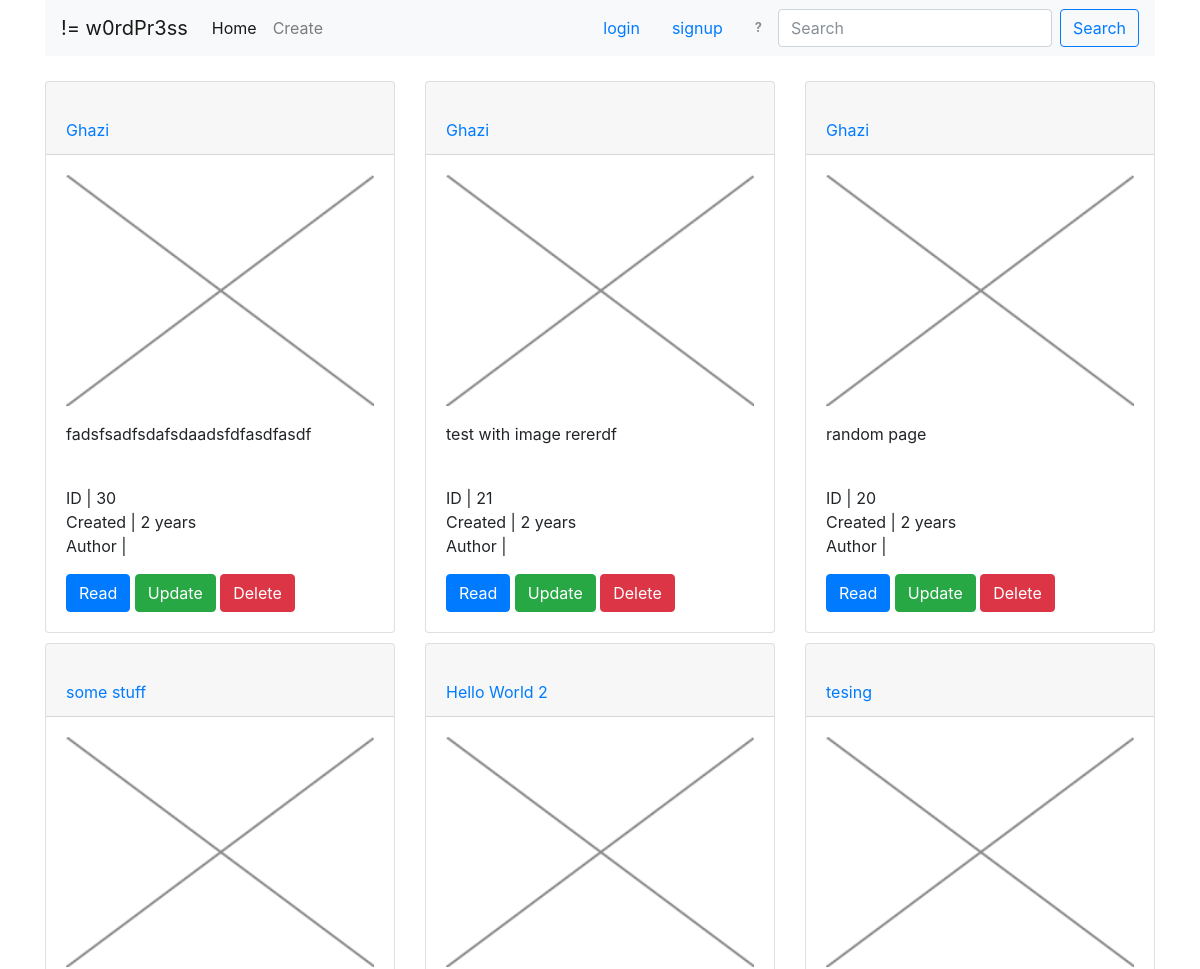
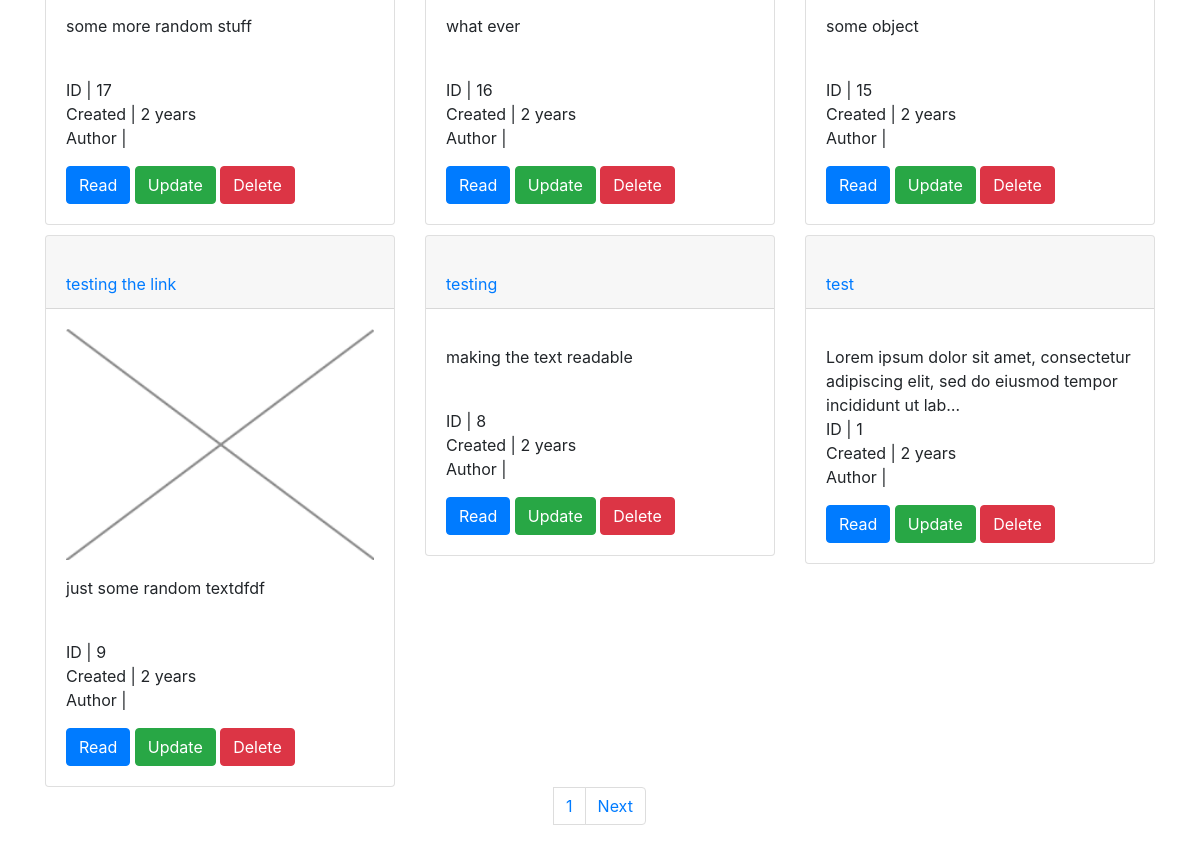
/posts/list/, run on an earlier commit of the app's database (2 pictures, top to bottom).
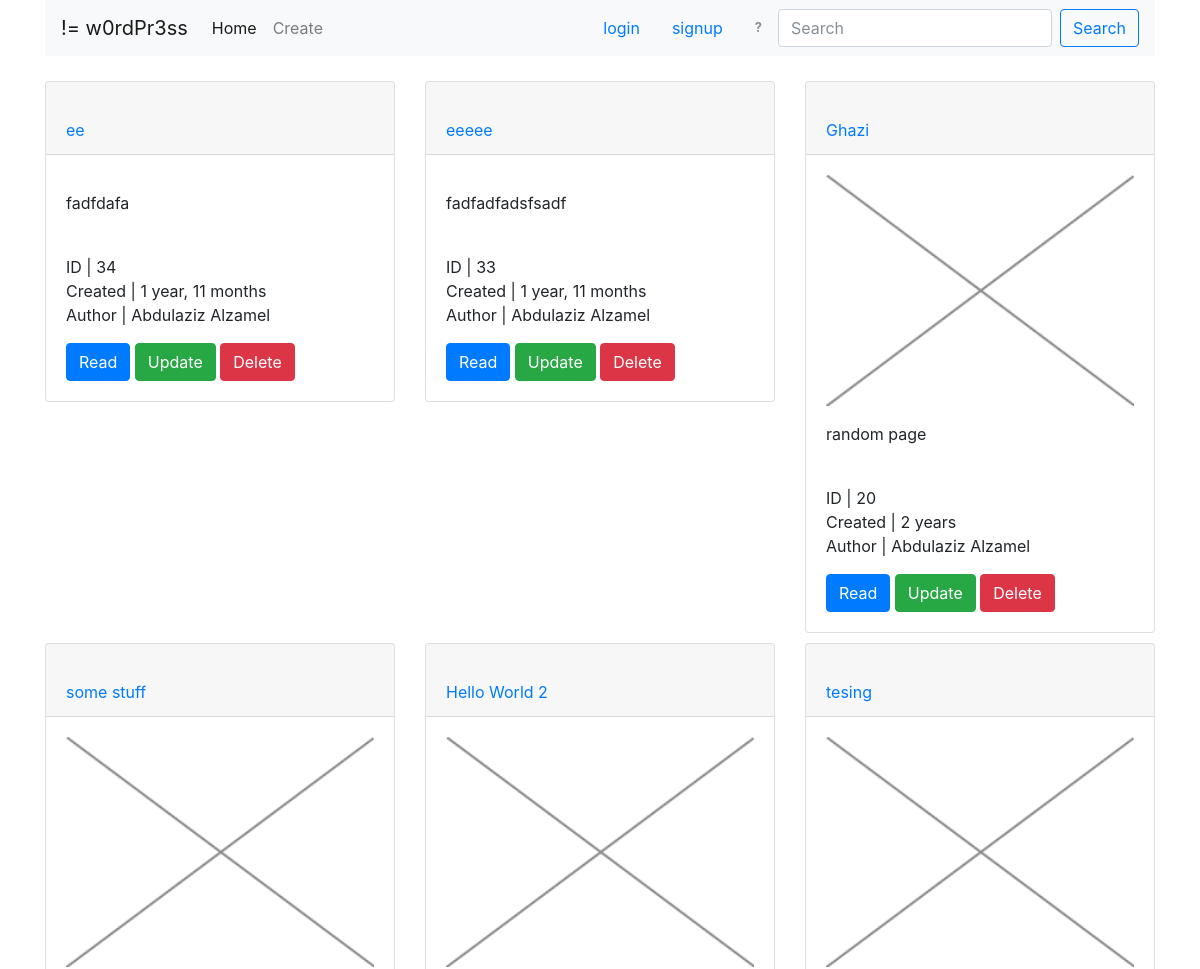
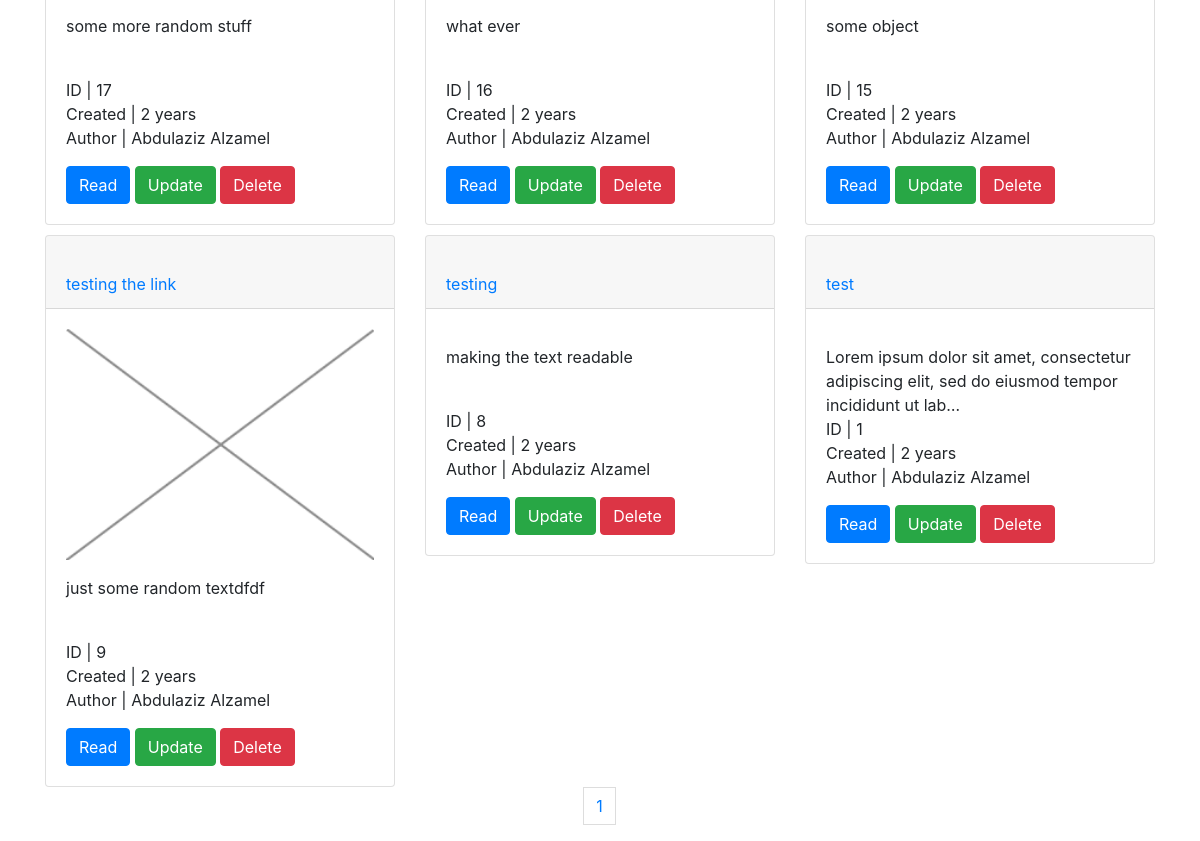
And on a later commit of the database (2 pictures, top to bottom).
### posts/models.py (models this page shows, shortened)
class Post(models.Model):
	title = models.CharField(max_length=255)
	author = models.ForeignKey(User, default=1)
	slug = models.SlugField(unique=True)
	content = models.TextField()
	updated = models.DateTimeField(auto_now=True)
	draft = models.BooleanField(default=False)
	publish_date = models.DateTimeField(auto_now=False, auto_now_add=False)
	timestamp = models.DateTimeField(auto_now_add=True)
	img = models.ImageField(null=True, blank=True, upload_to="post_images")
	def get_absolute_url(self):
		return reverse("posts:detail", kwargs={"post_slug":self.slug})
	class Meta:
		ordering = ['id']

### posts/views.py (the view, shortened to what this page needs)
def post_list(request):
	today = timezone.now()
	if request.user.is_staff:
		thelist  = Post.objects.all()
	else:
		thelist = Post.objects.filter(draft=False, publish_date__lte=today)
	query = request.GET.get('q')
	paginator = Paginator(thelist, 9)
	page = request.GET.get('page')
	try:
		thelist = paginator.page(page)
	except PageNotAnInteger:
		thelist = paginator.page(1)
	except EmptyPage:
		thelist = paginator.page(paginator.num_pages)
	context = {
		"post_items": thelist,
		"today": today,
	}
	return render(request, "post_list.html", context)

### posts/templates/post_list.html (shortened to what this page needs)
{% extends "base.html" %}
{% load crispy_forms_tags %}
{% block content %}
<div class="row">
	{% for x in post_items reversed %}
	<div class="col-sm-12 col-md-6 col-lg-4 item-mgn">
		<div class="card">
	  		<div class="card-header">
				<a href="{{x.get_absolute_url}}">
					<br> {{x.title}} </a>
			</div>
		  <div class="card-body">
				{% if x.img %}
					<img src="{{x.img.url}}" alt="" class="card-img-top">
				{% endif %}
				<p class="card-text">
					{{x.content|linebreaks|truncatechars:100}} <br>
					ID | {{x.id}} <br>
					Created | {{x.timestamp|timesince}}<br>
					Author | {{x.author.first_name}} {{x.author.last_name}}
				</p>
			<a href="{% url 'posts:detail' post_slug=x.slug %}" class="btn btn-primary">Read</a>
			<a href="{% url 'posts:post_update' post_slug=x.slug %}" class="btn btn-success">Update</a>
			<a href="{% url 'posts:post_delete' post_slug=x.slug %}" class="btn btn-danger">Delete</a>
			</div>
		</div>
	</div>
	{% empty %}
    <h1>Sorry, no search results for {{request.GET.q}}</h1>
	{% endfor %}
</div>
	<nav aria-label="Page navigation example">
	  	<ul class="pagination justify-content-center">
			<li class="page-item">
			<li class="page-item"><a class="page-link" href="#">
				{{ post_items.number }}
			</a></li>
			<li class="page-item">
			{% if post_items.has_next %}
					<a class="page-link" href="?page={{ post_items.next_page_number }}&q={{request.GET.q}}">Next</a></li>
			{% endif %}
		</ul>
	</nav>
{% endblock content %}

What changed in the data, as far as the page shows it:
no longer on this page (row edited): Post: title "Ghazi", img (picture), content "fadsfsadfsdafsdaadsfdfasdfasdf", id "30", timestamp "2 years"
no longer on this page (row edited): Post: title "Ghazi", img (picture), content "test with image rererdf", id "21", timestamp "2 years"
added Post: title "ee", content "fadfdafa", id "34", timestamp "1 year, 11 months", author.first_name "Abdulaziz", author.last_name "Alzamel"
added Post: title "eeeee", content "fadfadfadsfsadf", id "33", timestamp "1 year, 11 months", author.first_name "Abdulaziz", author.last_name "Alzamel"
changed Post "Ghazi": author.first_name (not shown) → "Abdulaziz"; author.last_name (not shown) → "Alzamel"
changed Post "some stuff": author.first_name (not shown) → "Abdulaziz"; author.last_name (not shown) → "Alzamel"
changed Post "Hello World 2": author.first_name (not shown) → "Abdulaziz"; author.last_name (not shown) → "Alzamel"
changed Post "tesing": author.first_name (not shown) → "Abdulaziz"; author.last_name (not shown) → "Alzamel"
changed Post "testing the link": author.first_name (not shown) → "Abdulaziz"; author.last_name (not shown) → "Alzamel"
changed Post "testing": author.first_name (not shown) → "Abdulaziz"; author.last_name (not shown) → "Alzamel"
changed Post "test": author.first_name (not shown) → "Abdulaziz"; author.last_name (not shown) → "Alzamel"
Also different on the page:
text no longer shown: "Next"
